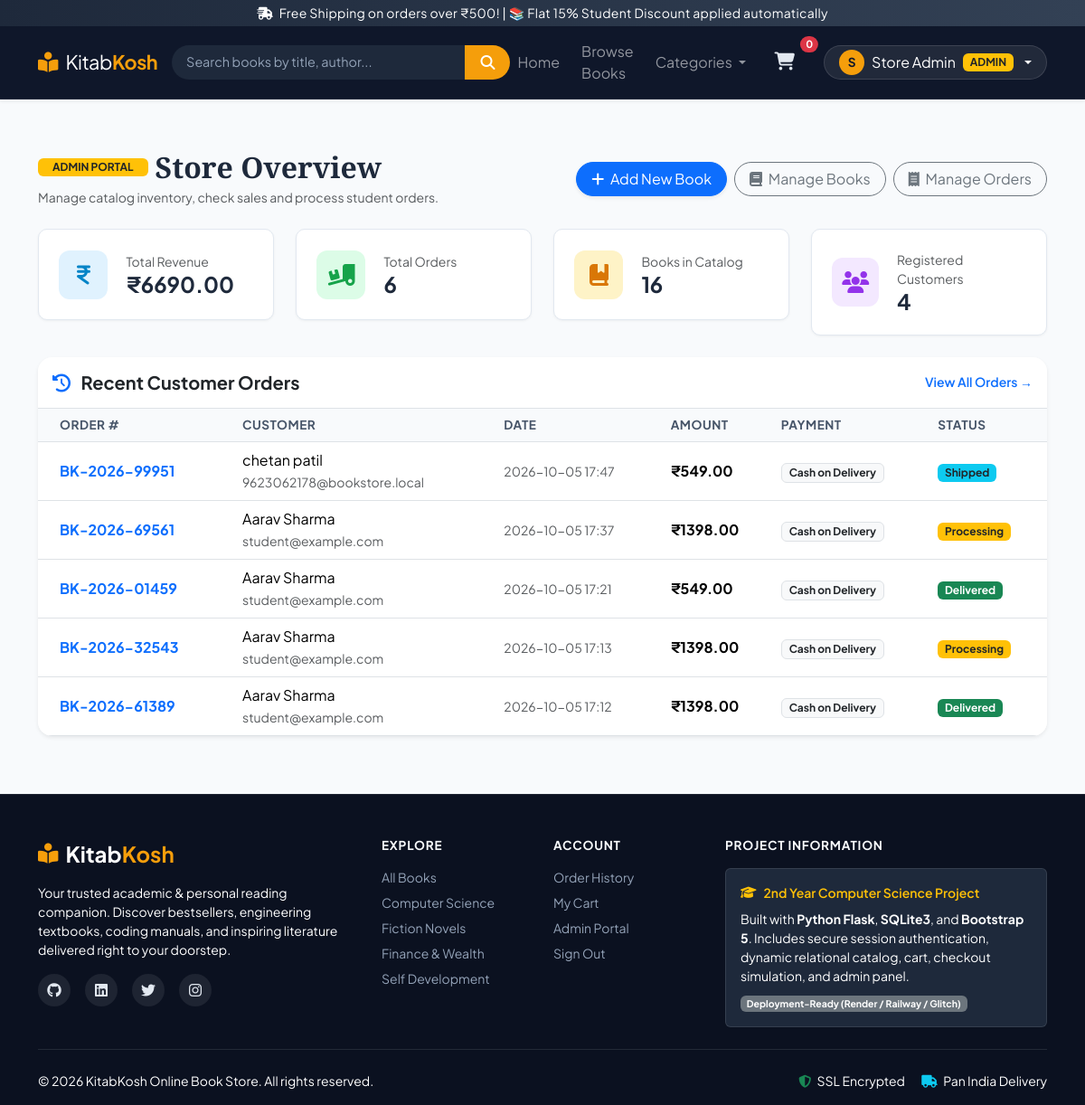
The page /admin (signed in) on the database its author committed.
### tables this page shows
CREATE TABLE orders (
            id INTEGER PRIMARY KEY AUTOINCREMENT,
            order_number TEXT UNIQUE NOT NULL,
            user_id INTEGER NOT NULL,
            full_name TEXT NOT NULL,
            email TEXT NOT NULL,
            phone TEXT NOT NULL,
            address TEXT NOT NULL,
            city TEXT NOT NULL,
            pincode TEXT NOT NULL,
            payment_method TEXT NOT NULL,
            total_amount REAL NOT NULL,
            status TEXT DEFAULT 'Processing',
            created_at TIMESTAMP DEFAULT CURRENT_TIMESTAMP,
            FOREIGN KEY (user_id) REFERENCES users(id)
        );

### app.py (the view)
@app.route("/admin")
@admin_required
def admin_dashboard():
    db = get_db()
    total_sales = db.execute(
        "SELECT SUM(total_amount) FROM orders WHERE status != 'Cancelled'"
    ).fetchone()[0] or 0.0
    total_orders = db.execute("SELECT COUNT(*) FROM orders").fetchone()[0]
    total_books = db.execute("SELECT COUNT(*) FROM books").fetchone()[0]
    total_users = db.execute("SELECT COUNT(*) FROM users WHERE role = 'user'").fetchone()[0]
    recent_orders = db.execute(
        "SELECT * FROM orders ORDER BY created_at DESC LIMIT 5"
    ).fetchall()
    db.close()
    return render_template(
        "admin/dashboard.html",
        total_sales=total_sales,
        total_orders=total_orders,
        total_books=total_books,
        total_users=total_users,
        recent_orders=recent_orders
    )

### app.py (called while the page is built)
def admin_required(f):
    @wraps(f)
    def decorated_function(*args, **kwargs):
        if "user_id" not in session:
            flash("Please log in as an administrator.", "warning")
            return redirect(url_for("admin_login"))
        if session.get("user_role") != "admin":
            flash("Access denied. Admin privileges required.", "danger")
            return redirect(url_for("index"))
        return f(*args, **kwargs)
    return decorated_function

@app.context_processor
def inject_global_data():
    cart_count = 0
    if "user_id" in session:
        db = get_db()
        row = db.execute(
            "SELECT SUM(quantity) as total FROM cart WHERE user_id = ?",
            (session["user_id"],)
        ).fetchone()
        if row and row["total"]:
            cart_count = row["total"]
        db.close()
    categories = [
        "Computer Science",
        "Fiction",
        "Self-Help",
        "Finance",
        "History",
        "Science",
        "Biography"
    ]
    return dict(cart_count=cart_count, global_categories=categories)

### database.py (called while the page is built)
def get_db():
    conn = sqlite3.connect(DB_NAME)
    conn.row_factory = sqlite3.Row
    conn.execute("PRAGMA foreign_keys = ON")
    return conn

### templates/admin/dashboard.html (shortened to what this page needs)
{% extends "base.html" %}
{% block content %}
<div class="container py-3">
    <div class="d-flex flex-wrap justify-content-between align-items-center gap-3 mb-4">
        <div>
            <div class="d-flex align-items-center gap-2">
                <span class="badge bg-warning text-dark px-3 py-1 text-uppercase fw-bold">Admin Portal</span>
                <h2 class="fw-bold mb-0">Store Overview</h2>
            </div>
            <p class="text-muted small mb-0 mt-1">Manage catalog inventory, check sales and process student orders.</p>
        </div>
        <div class="d-flex gap-2">
            <a href="{{ url_for('admin_add_book') }}" class="btn btn-primary rounded-pill px-3 shadow-sm">
                <i class="fa-solid fa-plus me-1"></i> Add New Book
            </a>
            <a href="{{ url_for('admin_books') }}" class="btn btn-outline-secondary rounded-pill px-3">
                <i class="fa-solid fa-book me-1"></i> Manage Books
            </a>
            <a href="{{ url_for('admin_orders') }}" class="btn btn-outline-secondary rounded-pill px-3">
                <i class="fa-solid fa-receipt me-1"></i> Manage Orders
            </a>
        </div>
    </div>
    <div class="row g-4 mb-4">
        <div class="col-sm-6 col-lg-3">
            <div class="metric-card">
                <div class="metric-icon blue">
                    <i class="fa-solid fa-indian-rupee-sign"></i>
                </div>
                <div>
                    <span class="text-muted small d-block">Total Revenue</span>
                    <h4 class="fw-bold mb-0">₹{{ "%.2f"|format(total_sales) }}</h4>
                </div>
            </div>
        </div>
        <div class="col-sm-6 col-lg-3">
            <div class="metric-card">
                <div class="metric-icon green">
                    <i class="fa-solid fa-truck-ramp-box"></i>
                </div>
                <div>
                    <span class="text-muted small d-block">Total Orders</span>
                    <h4 class="fw-bold mb-0">{{ total_orders }}</h4>
                </div>
            </div>
        </div>
        <div class="col-sm-6 col-lg-3">
            <div class="metric-card">
                <div class="metric-icon amber">
                    <i class="fa-solid fa-book-bookmark"></i>
                </div>
                <div>
                    <span class="text-muted small d-block">Books in Catalog</span>
                    <h4 class="fw-bold mb-0">{{ total_books }}</h4>
                </div>
            </div>
        </div>
        <div class="col-sm-6 col-lg-3">
            <div class="metric-card">
                <div class="metric-icon purple">
                    <i class="fa-solid fa-users"></i>
                </div>
                <div>
                    <span class="text-muted small d-block">Registered Customers</span>
                    <h4 class="fw-bold mb-0">{{ total_users }}</h4>
                </div>
            </div>
        </div>
    </div>
    <div class="card border-0 shadow-sm rounded-4 overflow-hidden mb-4">
        <div class="card-header bg-white border-bottom p-3 d-flex justify-content-between align-items-center">
            <h5 class="fw-bold mb-0"><i class="fa-solid fa-clock-rotate-left me-2 text-primary"></i> Recent Customer Orders</h5>
            <a href="{{ url_for('admin_orders') }}" class="text-decoration-none small fw-semibold">View All Orders &rarr;</a>
        </div>
        <div class="table-responsive">
            <table class="table custom-table align-middle mb-0">
                <thead>
                    <tr>
                        <th class="ps-4">Order #</th>
                        <th>Customer</th>
                        <th>Date</th>
                        <th>Amount</th>
                        <th>Payment</th>
                        <th>Status</th>
                    </tr>
                </thead>
                <tbody>
                    {% if recent_orders %}
                    {% for ord in recent_orders %}
                    <tr>
                        <td class="ps-4 fw-bold text-primary">{{ ord.order_number }}</td>
                        <td>
                            <div>{{ ord.full_name }}</div>
                            <small class="text-muted">{{ ord.email }}</small>
                        </td>
                        <td class="small text-muted">{{ ord.created_at[:16] if ord.created_at else '' }}</td>
                        <td class="fw-bold">₹{{ "%.2f"|format(ord.total_amount) }}</td>
                        <td><span class="badge bg-light text-dark border">{{ ord.payment_method }}</span></td>
                        <td>
                            <span class="badge {% if ord.status == 'Delivered' %}bg-success{% elif ord.status == 'Shipped' %}bg-info text-dark{% elif ord.status == 'Cancelled' %}bg-danger{% else %}bg-warning text-dark{% endif %}">
                                {{ ord.status }}
                            </span>
                        </td>
                    </tr>
                    {% endfor %}
                    {% else %}
                    <tr>
                        <td colspan="6" class="text-center py-4 text-muted">No orders received yet.</td>
                    </tr>
                    {% endif %}
                </tbody>
            </table>
        </div>
    </div>
</div>
{% endblock %}

### static/css/style.css (style rules this page uses)
:root { --primary-color: #1e293b; --primary-dark: #0f172a; --accent-color: #f59e0b; --accent-hover: #d97706; --bg-light: #f8fafc; --card-bg: #ffffff; --text-main: #1e293b; --text-muted: #64748b; --border-color: #e2e8f0; --radius-lg: 16px; --radius-md: 10px; --radius-sm: 6px; --shadow-sm: 0 1px 3px rgba(0,0,0,0.05); --shadow-md: 0 4px 14px rgba(0,0,0,0.08); --shadow-lg: 0 10px 25px rgba(0,0,0,0.12); }
body { font-family: 'Plus Jakarta Sans', sans-serif; background-color: var(--bg-light); color: var(--text-main); min-height: 100vh; display: flex; flex-direction: column; }
h1, h2, h3, .serif-font { font-family: 'Playfair Display', serif; }
.custom-table th { background-color: #f8fafc; color: #475569; font-size: 0.85rem; text-transform: uppercase; letter-spacing: 0.5px; border-top: none; }
.custom-table td { vertical-align: middle; }
.metric-card { background: #ffffff; border-radius: var(--radius-md); padding: 1.4rem; border: 1px solid var(--border-color); box-shadow: var(--shadow-sm); display: flex; align-items: center; gap: 1.25rem; }
.metric-icon { width: 54px; height: 54px; border-radius: 12px; display: flex; align-items: center; justify-content: center; font-size: 1.5rem; }
.metric-icon.blue { background-color: #e0f2fe; color: #0284c7; }
.metric-icon.green { background-color: #dcfce7; color: #16a34a; }
.metric-icon.amber { background-color: #fef3c7; color: #d97706; }
.metric-icon.purple { background-color: #f3e8ff; color: #9333ea; }

### rows shown on the page
orders: order_number "BK-2026-99951", full_name "chetan patil", email "9623062178@bookstore.local", created_at "2026-10-05 17:47", total_amount "549.00", payment_method "Cash on Delivery", status "Shipped"
orders: order_number "BK-2026-69561", full_name "Aarav Sharma", email "student@example.com", created_at "2026-10-05 17:37", total_amount "1398.00", payment_method "Cash on Delivery", status "Processing"
orders: order_number "BK-2026-01459", full_name "Aarav Sharma", email "student@example.com", created_at "2026-10-05 17:21", total_amount "549.00", payment_method "Cash on Delivery", status "Delivered"
orders: order_number "BK-2026-32543", full_name "Aarav Sharma", email "student@example.com", created_at "2026-10-05 17:13", total_amount "1398.00", payment_method "Cash on Delivery", status "Processing"
orders: order_number "BK-2026-61389", full_name "Aarav Sharma", email "student@example.com", created_at "2026-10-05 17:12", total_amount "1398.00", payment_method "Cash on Delivery", status "Delivered"

### other values the page prints
{{ cart_count }} "0"
{{ session.get('user_name', 'U')[0]|upper }} "S"
{{ session.get('user_name') }} "Store Admin"
{{ "%.2f"|format(total_sales) }} "6690.00"
{{ total_orders }} "6"
{{ total_books }} "16"
{{ total_users }} "4"
